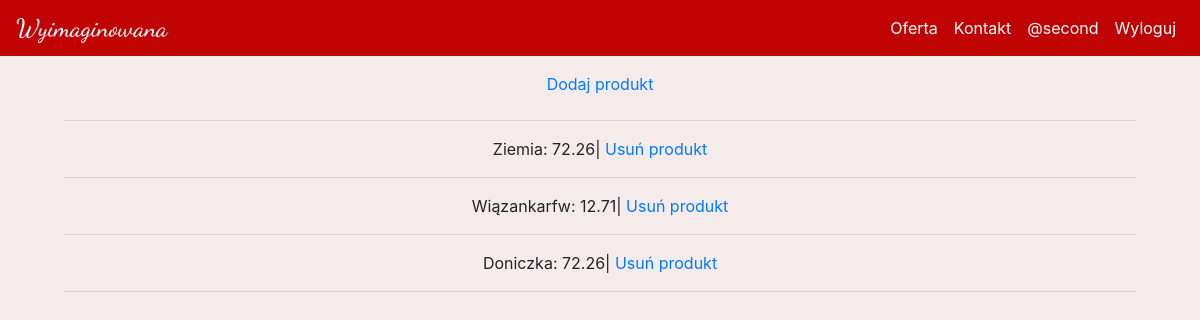
/zarządzaj/produkty (signed in), run on an earlier commit of the app's database.
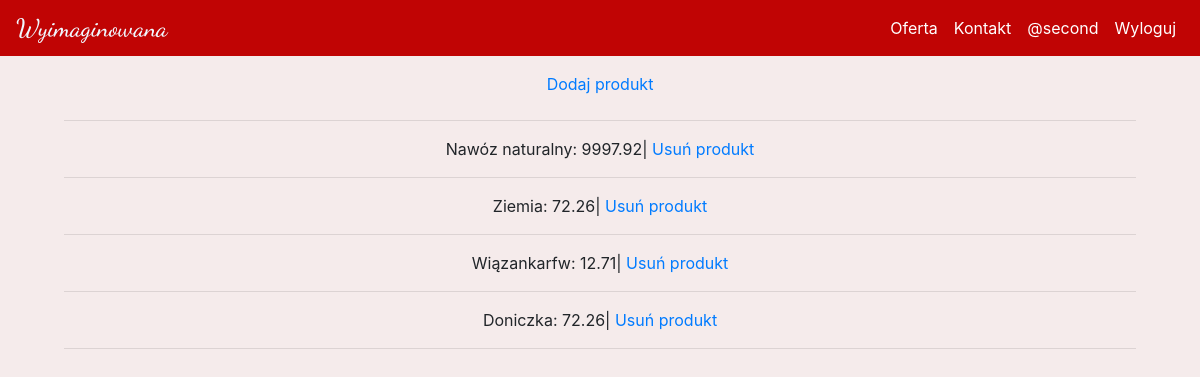
And on a later commit of the database.
### kwiaciarnia/models.py (models this page shows)
class Products(db.Model):
    id = db.Column(db.Integer(), primary_key=True)
    category = db.Column(db.Integer(), db.ForeignKey('product_category.id'))
    name = db.Column(db.String(), unique=True)
    description = db.Column(db.String())
    price = db.Column(db.Integer())

### kwiaciarnia/routes.py (the view)
@app.route("/zarządzaj/produkty")
@login_required
def manage_products():
    products = Products.query.order_by(Products.id.desc())
    return render_template('manage/manage_products.html', products=products)

### kwiaciarnia/models.py (called while the page is built)
@login_manager.user_loader
def load_user(user_id):
    return User.query.get(int(user_id))

### kwiaciarnia/templates/manage/manage_products.html (shortened to what this page needs)
{% extends 'base.html' %}
{% block content %}
<div>
    <a class="nav-link" href='{{ url_for("add_product") }}'>Dodaj produkt</a>
    <hr>
    {% for product in products %}
        <a>{{product.name}}:</a><span> {{product.price}}|</a><a href="{{url_for('delete_product', id=product.id)}}"> Usuń produkt</a>
        <hr>
    {% endfor %}
</div>
{% endblock %}

What changed in the data, as far as the page shows it:
added Products: name "Nawóz naturalny", price "9997.92"
